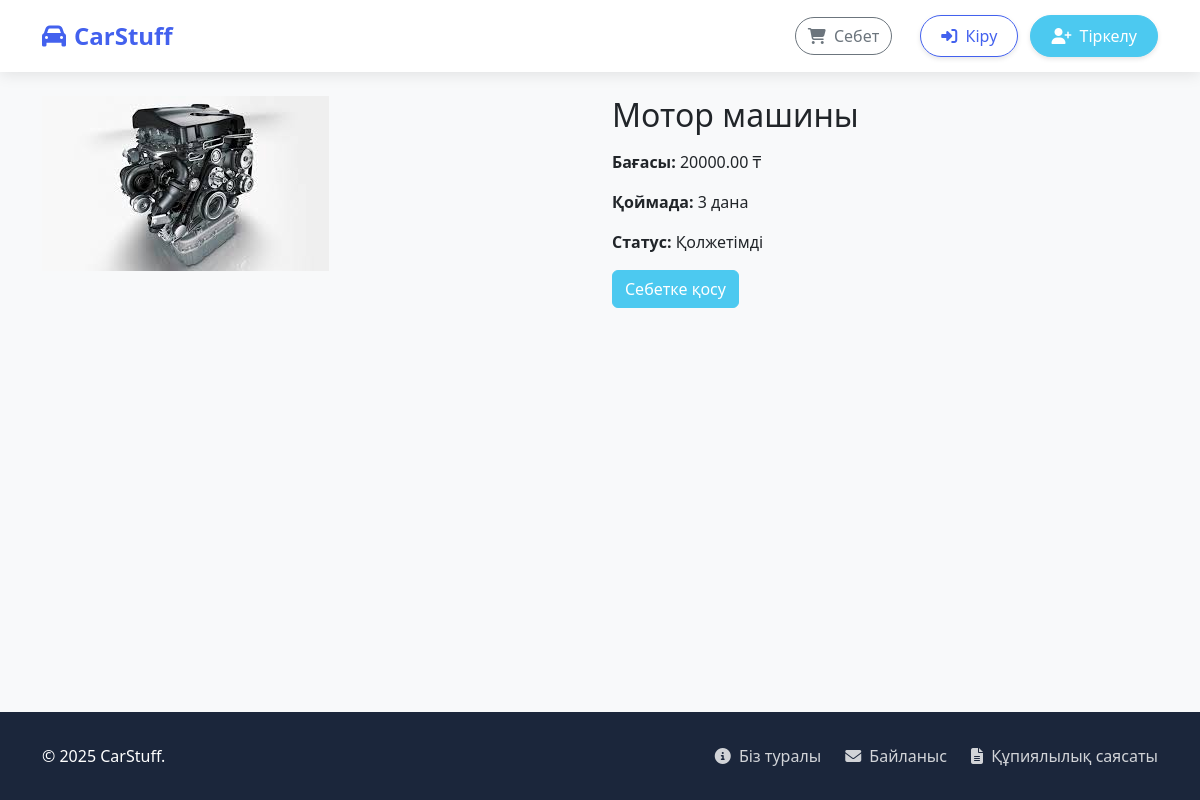
Screenshot of /product/2/motor-mashiny/ with the database file from the repository.
### shop/models.py (models this page shows, shortened)
class Product(models.Model):
    category = models.ForeignKey(Category, on_delete=models.CASCADE)
    name = models.CharField(max_length=255)
    slug = models.SlugField(unique=True)
    image = models.ImageField(upload_to='products/', blank=True, null=True)
    description = models.TextField(blank=True)
    price = models.DecimalField(max_digits=10, decimal_places=2)
    stock = models.PositiveIntegerField()
    available = models.BooleanField(default=True)
    created = models.DateTimeField(auto_now_add=True)
    updated = models.DateTimeField(auto_now=True)

### shop/views.py (the view)
# urls.py: path('product/<int:id>/<slug:slug>/', views.product_detail, name='product_detail'),
def product_detail(request, id, slug):
    product = get_object_or_404(Product, id=id, slug=slug, available=True)
    return render(request, 'shop/product/detail.html', {'product': product})

### shop/views.py (called while the page is built)
def cart_total_items(request):
    cart = request.session.get('cart', {})
    return {'cart_total': sum(cart.values())}

### shop/templates/shop/product/detail.html (shortened to what this page needs)
{% extends "shop/base.html" %}
{% block content %}
<div class="row">
    <div class="col-md-6">
        {% if product.image %}
            <img src="{{ product.image.url }}" class="img-fluid" alt="{{ product.name }}">
        {% endif %}
    </div>
    <div class="col-md-6">
        <h2>{{ product.name }}</h2>
        <p><strong>Бағасы:</strong> {{ product.price }} ₸</p>
        <p><strong>Қоймада:</strong> {{ product.stock }} дана</p>
        <p><strong>Статус:</strong> {% if product.available %}Қолжетімді{% else %}Жоқ{% endif %}</p>
        <a href="#" class="btn btn-success">Себетке қосу</a>
    </div>
</div>
{% endblock %}

### shop/templates/shop/base.html (style rules this page uses)
:root { --primary-color: #4361ee; --secondary-color: #3f37c9; --accent-color: #4895ef; --dark-color: #1b263b; --light-color: #f8f9fa; --success-color: #4cc9f0; --danger-color: #f72585; }
body { background-color: #f8f9fa; font-family: 'Segoe UI', Tahoma, Geneva, Verdana, sans-serif; min-height: 100vh; display: flex; flex-direction: column; }
.btn-success { background-color: var(--success-color); border-color: var(--success-color); }

### rows the page displays
Product: image (picture), name "Мотор машины", price "20000.00", stock "3"
